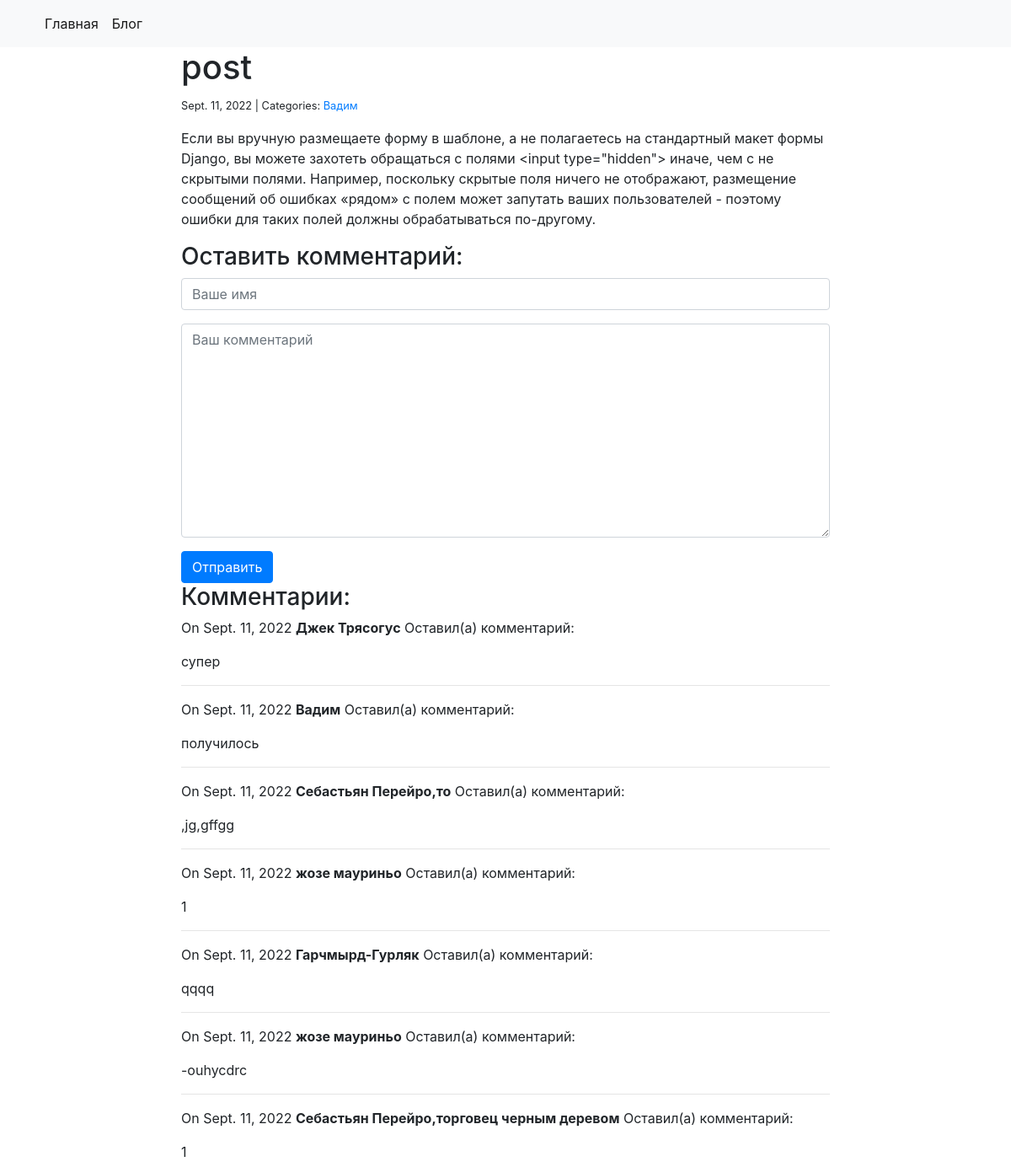
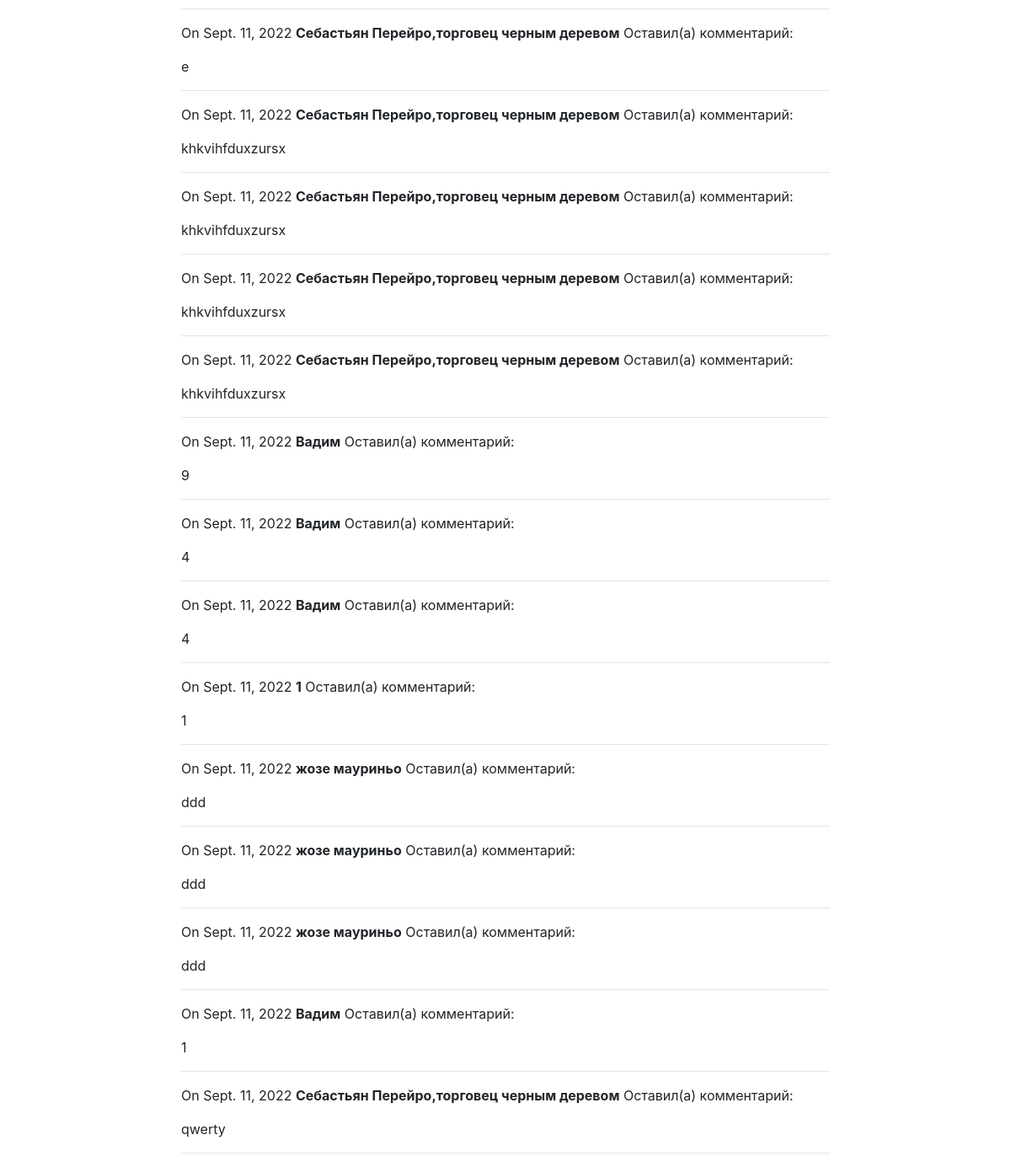
Page /blog/8/ on the committed database (2 pictures, top to bottom).
### blog/models.py (models this page shows, shortened)
class Post(models.Model):
    title = models.CharField(max_length=255)
    body = models.TextField()
    created_on = models.DateTimeField(auto_now_add=True)
    last_modified = models.DateTimeField(auto_now=True)
    categories = models.ManyToManyField('Category', related_name='posts')
    image = models.FileField(upload_to='img/')

class Category(models.Model):
    name = models.CharField(max_length=20)

class Comment(models.Model):
    author = models.CharField(max_length=60)
    body = models.TextField()
    created_on = models.DateTimeField(auto_now_add=True)
    post = models.ForeignKey('Post', on_delete=models.CASCADE)
    class Meta:
        ordering = ('-created_on',)

### blog/views.py (the view, shortened to what this page needs)
# urls.py: path("blog/<int:pk>/", views.blog_detail, name="blog_detail"),
def blog_detail(request, pk):
    post = Post.objects.get(pk=pk)
    form = CommentForm()
    comment = Comment.objects.filter(post=post)
    context = {
        "post": post,
        "comments": comment,
        "form": form,
    }
    return render(request, "blog/blog_detail.html", context)

### blog/forms.py
class CommentForm(forms.ModelForm):
    author = forms.CharField(
        max_length = 20,
        widget = forms.TextInput(attrs={
            'class':'form-control',
            'placeholder': 'Ваше имя'
        })
    )
    body = forms.CharField(
        widget=forms.Textarea(attrs={
            'class': 'form-control',
            'placeholder': 'Ваш комментарий'
        })
    )
    class Meta:
        model = Post
        fields = ['author','body',]

### templates/blog/blog_detail.html (shortened to what this page needs)
<!DOCTYPE html>
{% extends "base.html" %}
{% block page_content %}
<div class="col-md-8 offset-md-2">
    <h1>{{ post.title }}</h1>
    <small>
        {{ post.created_on.date }} |
        Categories:
        {% for category in post.categories.all %}
        <a href  ="{% url 'blog_category' category.name %}">
            {{ category.name }}
        </a>
        {% endfor %}
    </small>
    <p>{{ post.body | linebreaks }}</p>
    <h3>Оставить комментарий:</h3>
      <form action ="" method="POST">
        <div class="form-group">
            {{ form.author }}
        </div>
        <div class="form-group">
            {{ form.body }}
        </div>
        <button type="submit" class="btn btn-primary">Отправить</button>
      </form>
    <h3>Комментарии:</h3>
    {% for comment in comments %}
    <p>
        On {{comment.created_on.date }}
        <b>{{ comment.author }}</b> Оставил(а) комментарий:
    </p>
    <p>{{ comment.body }}</p>
    <hr>
    {% endfor %}
</div>
{% endblock %}

### templates/base.html (shortened to what this page needs)
<!DOCTYPE html>
<link rel="stylesheet" href="https://cdn.jsdelivr.net/npm/bootstrap@4.4.1/dist/css/bootstrap.min.css">
<nav class="navbar navbar-expand-lg navbar-light bg-light">
  <div class="container">
    <div class="collapse navbar-collapse" id="navbarSupportedContent">
      <ul class="navbar-nav mr-auto">
        <li class="nav-item active">
          <a class="nav-link" href="{% url 'blog_index' %}">Главная</a>
        </li>
        <li class="nav-item active">
          <a class="nav-link" href="{% url 'blog_index' %}">Блог</a>
        </li>
      </ul>
    </div>
  </div>
</nav>
{% block page_content %}{% endblock %}

### rows in the picture
Post: title "post", created_on "Sept. 11, 2022", body "Если вы вручную размещаете форму в шаблоне, а не полагаетесь на стандартный макет формы Django, вы можете захотеть обращаться с полями <input type=\"hidden\"> иначе, чем с не скрытыми полями. Например, поскольку скрытые поля ничего не отображают, размещение сообщений об ошибках «рядом» с полем может запутать ваших пользователей - поэтому ошибки для таких полей должны обрабатываться по-другому."
Category: name "Вадим"
Comment: created_on "Sept. 11, 2022", author "Джек Трясогус", body "супер"
Comment: created_on "Sept. 11, 2022", author "Вадим", body "получилось"
Comment: created_on "Sept. 11, 2022", author "Себастьян Перейро,то", body ",jg,gffgg"
Comment: created_on "Sept. 11, 2022", author "жозе мауриньо", body "1"
Comment: created_on "Sept. 11, 2022", author "Гарчмырд-Гурляк", body "qqqq"
Comment: created_on "Sept. 11, 2022", author "жозе мауриньо", body "-ouhycdrc"
Comment: created_on "Sept. 11, 2022", author "Себастьян Перейро,торговец черным деревом", body "1"
Comment: created_on "Sept. 11, 2022", author "Себастьян Перейро,торговец черным деревом", body "e"
Comment: created_on "Sept. 11, 2022", author "Себастьян Перейро,торговец черным деревом", body "khkvihfduxzursx"
Comment: created_on "Sept. 11, 2022", author "Себастьян Перейро,торговец черным деревом", body "khkvihfduxzursx"
Comment: created_on "Sept. 11, 2022", author "Себастьян Перейро,торговец черным деревом", body "khkvihfduxzursx"
Comment: created_on "Sept. 11, 2022", author "Себастьян Перейро,торговец черным деревом", body "khkvihfduxzursx"
Comment: created_on "Sept. 11, 2022", author "Вадим", body "9"
Comment: created_on "Sept. 11, 2022", author "Вадим", body "4"
Comment: created_on "Sept. 11, 2022", author "Вадим", body "4"
Comment: created_on "Sept. 11, 2022", author "1", body "1"
Comment: created_on "Sept. 11, 2022", author "жозе мауриньо", body "ddd"
Comment: created_on "Sept. 11, 2022", author "жозе мауриньо", body "ddd"
Comment: created_on "Sept. 11, 2022", author "жозе мауриньо", body "ddd"
Comment: created_on "Sept. 11, 2022", author "Вадим", body "1"
Comment: created_on "Sept. 11, 2022", author "Себастьян Перейро,торговец черным деревом", body "qwerty"
